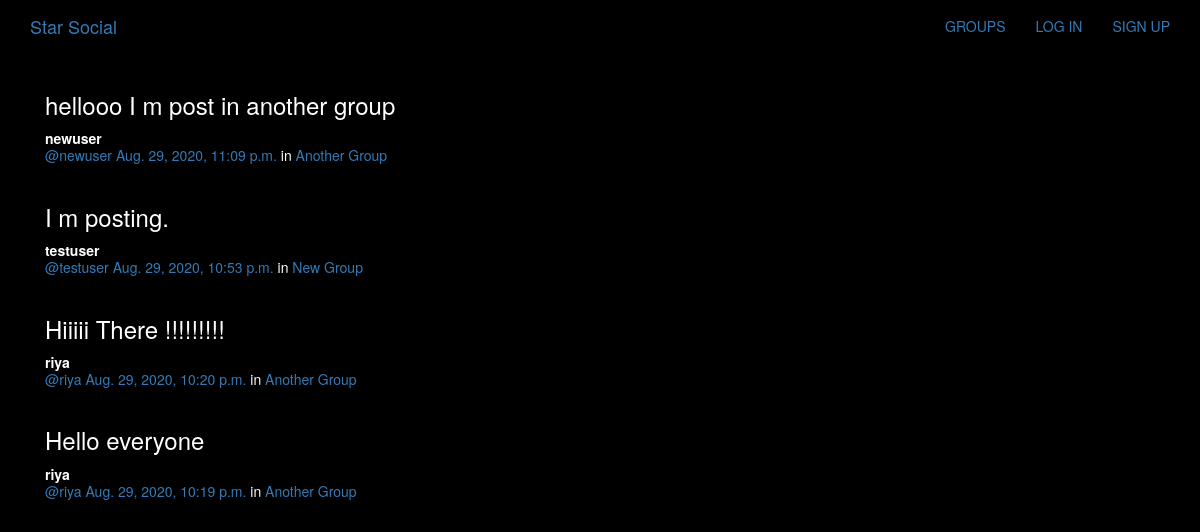
/posts/, run on the app's committed database.
### posts/models.py (models this page shows, shortened)
class Post(models.Model):
    user=models.ForeignKey(User,related_name='posts',on_delete=models.CASCADE)
    created_at=models.DateTimeField(auto_now=True)
    message=models.TextField()
    message_html=models.TextField(editable=False)
    group=models.ForeignKey(Group,related_name='posts',null=True,blank=True,on_delete=models.CASCADE)
    class Meta:
        ordering=['-created_at']
        unique_together=['user','message']

### groups/models.py (models this page shows, shortened)
class Group(models.Model):
    name=models.CharField(max_length=255,unique=True)
    slug=models.SlugField(allow_unicode=True,unique=True)
    description=models.TextField(blank=True,default='')
    description_html=models.TextField(editable=False,default='',blank=True)
    members=models.ManyToManyField(User,through='GroupMember')
    class Meta:
        ordering=['name']

### posts/views.py (the view)
class PostList(SelectRelatedMixin,generic.ListView):
    model=models.Post
    select_related=('user','group')

### posts/templates/posts/post_list.html (shortened to what this page needs)
{% extends "posts/post_base.html" %}
{% load static %}
{% block post_content %}
<div class="col-md-8">
	{% for post in post_list %}
  {% include "posts/_post.html" %}
	{% endfor %}
</div>
{% endblock %}

### posts/templates/posts/_post.html (shortened to what this page needs)
<div class="post media">
	<h3>{{ post.message_html|safe }}</h3>
	<div class="media-body">
		<strong>{{ post.user.username }}</strong>
		<h5 class="media-heading">
			<span class="username"><a href="{% url 'posts:for_user' username=post.user.username %}">@{{ post.user.username }}</a></span>
			<time class="time"><a href="{% url 'posts:single' username=post.user.username pk=post.pk %}">{{ post.created_at }}</a></time>
			{% if post.group %}
			<span class="group-name">in <a href="#">{{ post.group.name }}</a></span>
			{% endif %}
		</h5>
	</div>
</div>

### static/simplesocial/css/master.css (style rules this page uses)
body { margin: 0; overflow: hidden; background-color: black; color:white; }

### data on the page
Post: message_html "hellooo I m post in another group", user.username "newuser", created_at "Aug. 29, 2020, 11:09 p.m.", group.name "Another Group"
Post: message_html "I m posting.", user.username "testuser", created_at "Aug. 29, 2020, 10:53 p.m.", group.name "New Group"
Post: message_html "Hiiiii There !!!!!!!!!", user.username "riya", created_at "Aug. 29, 2020, 10:20 p.m.", group.name "Another Group"
Post: message_html "Hello everyone", user.username "riya", created_at "Aug. 29, 2020, 10:19 p.m.", group.name "Another Group"
